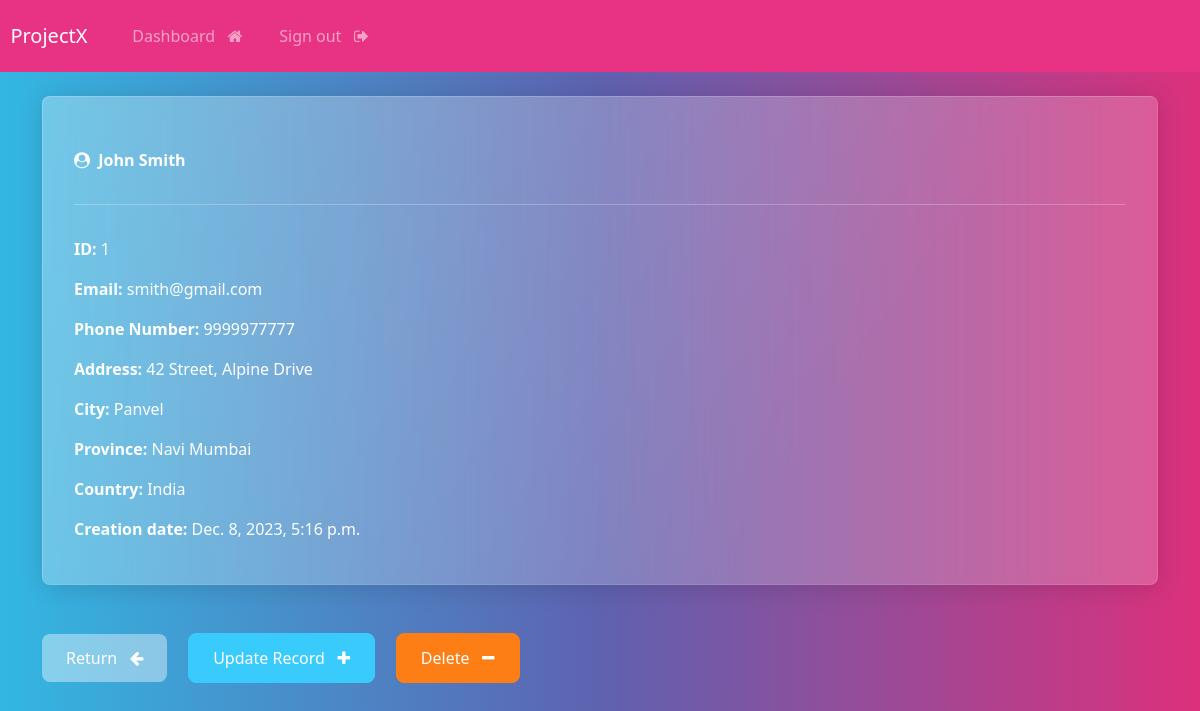
The page /record/1 (signed in) on the database its author committed.
### webapp/models.py (models this page shows, shortened)
class Record(models.Model):
    creation_date = models.DateTimeField(auto_now_add=True)
    first_name = models.CharField(max_length=100)
    last_name = models.CharField(max_length=100)
    email = models.CharField(max_length=255)
    phone = models.CharField(max_length=20)
    address = models.CharField(max_length=200)
    city = models.CharField(max_length=200)
    province = models.CharField(max_length=200)
    country = models.CharField(max_length=200)

### webapp/views.py (the view)
# urls.py: path('record/<int:pk>', views.single_record, name="record"),
@login_required(login_url='login')
def single_record(request, pk):
    all_records = Record.objects.get(id=pk)
    context = {'record': all_records}
    return render(request, 'webapp/view-record.html', context=context)

### webapp/templates/webapp/view-record.html (shortened to what this page needs)
{% extends "webapp/base.html" %}
{% block content %}
   <div class="card">
    <br>
        <div class="card-body">
                <i class="fa fa-user-circle" aria-hidden="true"></i>&nbsp;
                <strong>
                    {{record.first_name }}
                    {{record.last_name}}
                </strong>
            <hr>
            <p><strong>ID: </strong> {{record.id}} </p>
            <p><strong>Email: </strong> {{record.email}} </p>
            <p><strong>Phone Number: </strong> {{record.phone}} </p>
            <p><strong>Address: </strong> {{record.address}} </p>
            <p><strong>City: </strong> {{record.city}} </p>
            <p><strong>Province: </strong> {{record.province}} </p>
            <p><strong>Country: </strong> {{record.country}} </p>
            <p><strong>Creation date: </strong> {{record.creation_date }} </p>
        </div>
   </div>
   <br>
   <br>
   <a href="{% url 'dashboard' %}" class="btn btn-secondary"> Return &nbsp; <i class="fa fa-arrow-left" aria-hidden="true"></i></a>
   <a href="{% url 'update-record' record.id %}" class="btn btn-info"> Update Record &nbsp; <i class="fa fa-plus" aria-hidden="true"></i> </a>
   <a href="{% url 'delete-record' record.id %}" class="btn btn-danger"> Delete &nbsp; <i class="fa fa-minus" aria-hidden="true"></i></a>
{% endblock content %}

### rows shown on the page
Record: first_name "John", last_name "Smith", id "1", email "smith@gmail.com", phone "9999977777", address "42 Street, Alpine Drive", city "Panvel", province "Navi Mumbai", country "India", creation_date "Dec. 8, 2023, 5:16 p.m."
